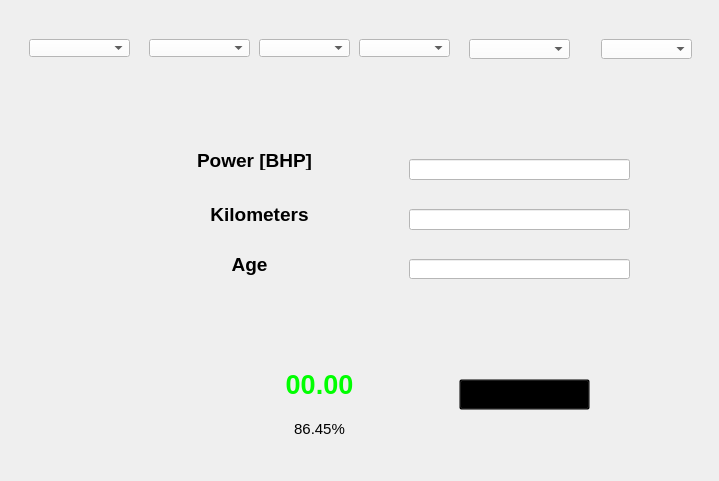
<?xml version="1.0" encoding="UTF-8"?>
<ui version="4.0">
 <class>MainWindow</class>
 <widget class="QMainWindow" name="MainWindow">
  <property name="geometry">
   <rect>
    <x>0</x>
    <y>0</y>
    <width>719</width>
    <height>481</height>
   </rect>
  </property>
  <property name="windowTitle">
   <string>Car Resale Evaluator</string>
  </property>
  <property name="windowIcon">
   <iconset resource="main.qrc">
    <normaloff>:/images/icon.png</normaloff>:/images/icon.png</iconset>
  </property>
  <property name="styleSheet">
   <string notr="true">background-image: url(:/images/background.png);
background-repeat: no-repeat;
background-position: center center;</string>
  </property>
  <widget class="QWidget" name="centralwidget">
   <layout class="QVBoxLayout" name="verticalLayout">
    <item>
     <widget class="QFrame" name="frame">
      <property name="styleSheet">
       <string notr="true">background: transparent;</string>
      </property>
      <property name="frameShape">
       <enum>QFrame::StyledPanel</enum>
      </property>
      <property name="frameShadow">
       <enum>QFrame::Raised</enum>
      </property>
      <widget class="QComboBox" name="model">
       <property name="geometry">
        <rect>
         <x>250</x>
         <y>30</y>
         <width>91</width>
         <height>18</height>
        </rect>
       </property>
       <property name="styleSheet">
        <string notr="true">background-color: rgb(255, 255, 255);</string>
       </property>
      </widget>
      <widget class="QComboBox" name="fuelType">
       <property name="geometry">
        <rect>
         <x>460</x>
         <y>30</y>
         <width>101</width>
         <height>20</height>
        </rect>
       </property>
       <property name="styleSheet">
        <string notr="true">background-color: rgb(255, 255, 255);</string>
       </property>
      </widget>
      <widget class="QComboBox" name="brand">
       <property name="geometry">
        <rect>
         <x>350</x>
         <y>30</y>
         <width>91</width>
         <height>18</height>
        </rect>
       </property>
       <property name="styleSheet">
        <string notr="true">background-color: rgb(255, 255, 255);</string>
       </property>
      </widget>
      <widget class="QComboBox" name="gearBox">
       <property name="geometry">
        <rect>
         <x>592</x>
         <y>30</y>
         <width>91</width>
         <height>20</height>
        </rect>
       </property>
       <property name="styleSheet">
        <string notr="true">background-color: rgb(255, 255, 255);</string>
       </property>
      </widget>
      <widget class="QComboBox" name="repairedDamage">
       <property name="geometry">
        <rect>
         <x>140</x>
         <y>30</y>
         <width>101</width>
         <height>18</height>
        </rect>
       </property>
       <property name="styleSheet">
        <string notr="true">background-color: rgb(255, 255, 255);</string>
       </property>
      </widget>
      <widget class="QComboBox" name="vehicleType">
       <property name="geometry">
        <rect>
         <x>20</x>
         <y>30</y>
         <width>101</width>
         <height>18</height>
        </rect>
       </property>
       <property name="styleSheet">
        <string notr="true">background-color: rgb(255, 255, 255);</string>
       </property>
       <property name="currentIndex">
        <number>-1</number>
       </property>
      </widget>
      <widget class="QLabel" name="label">
       <property name="geometry">
        <rect>
         <x>160</x>
         <y>140</y>
         <width>171</width>
         <height>21</height>
        </rect>
       </property>
       <property name="text">
        <string>&lt;html&gt;&lt;head/&gt;&lt;body&gt;&lt;p align=&quot;center&quot;&gt;&lt;span style=&quot; font-size:14pt; font-weight:600;&quot;&gt;Power [BHP]&lt;/span&gt;&lt;/p&gt;&lt;/body&gt;&lt;/html&gt;</string>
       </property>
      </widget>
      <widget class="QLabel" name="label_2">
       <property name="geometry">
        <rect>
         <x>160</x>
         <y>190</y>
         <width>181</width>
         <height>31</height>
        </rect>
       </property>
       <property name="text">
        <string>&lt;html&gt;&lt;head/&gt;&lt;body&gt;&lt;p align=&quot;center&quot;&gt;&lt;span style=&quot; font-size:14pt; font-weight:600;&quot;&gt;Kilometers&lt;/span&gt;&lt;/p&gt;&lt;/body&gt;&lt;/html&gt;</string>
       </property>
      </widget>
      <widget class="QLabel" name="label_3">
       <property name="geometry">
        <rect>
         <x>160</x>
         <y>240</y>
         <width>161</width>
         <height>31</height>
        </rect>
       </property>
       <property name="text">
        <string>&lt;html&gt;&lt;head/&gt;&lt;body&gt;&lt;p align=&quot;center&quot;&gt;&lt;span style=&quot; font-size:14pt; font-weight:600;&quot;&gt;Age&lt;/span&gt;&lt;/p&gt;&lt;/body&gt;&lt;/html&gt;</string>
       </property>
      </widget>
      <widget class="QLabel" name="price">
       <property name="geometry">
        <rect>
         <x>200</x>
         <y>340</y>
         <width>221</width>
         <height>71</height>
        </rect>
       </property>
       <property name="text">
        <string>&lt;html&gt;&lt;head/&gt;&lt;body&gt;&lt;p align=&quot;center&quot;&gt;&lt;span style=&quot; font-size:20pt; font-weight:600; color:#00ff00;&quot;&gt;00.00&lt;/span&gt;&lt;/p&gt;&lt;/body&gt;&lt;/html&gt;</string>
       </property>
      </widget>
      <widget class="QLabel" name="label_5">
       <property name="geometry">
        <rect>
         <x>270</x>
         <y>400</y>
         <width>81</width>
         <height>41</height>
        </rect>
       </property>
       <property name="text">
        <string>&lt;html&gt;&lt;head/&gt;&lt;body&gt;&lt;p align=&quot;center&quot;&gt;&lt;span style=&quot; font-size:11pt;&quot;&gt;86.45%&lt;/span&gt;&lt;/p&gt;&lt;/body&gt;&lt;/html&gt;</string>
       </property>
      </widget>
      <widget class="QLineEdit" name="power">
       <property name="geometry">
        <rect>
         <x>400</x>
         <y>150</y>
         <width>221</width>
         <height>21</height>
        </rect>
       </property>
       <property name="styleSheet">
        <string notr="true">background-color: rgb(255, 255, 255);</string>
       </property>
      </widget>
      <widget class="QLineEdit" name="distance">
       <property name="geometry">
        <rect>
         <x>400</x>
         <y>200</y>
         <width>221</width>
         <height>21</height>
        </rect>
       </property>
       <property name="styleSheet">
        <string notr="true">background-color: rgb(255, 255, 255);</string>
       </property>
      </widget>
      <widget class="QLineEdit" name="age">
       <property name="geometry">
        <rect>
         <x>400</x>
         <y>250</y>
         <width>221</width>
         <height>20</height>
        </rect>
       </property>
       <property name="styleSheet">
        <string notr="true">background-color: rgb(255, 255, 255);</string>
       </property>
      </widget>
      <widget class="QPushButton" name="evaluate">
       <property name="geometry">
        <rect>
         <x>450</x>
         <y>370</y>
         <width>131</width>
         <height>31</height>
        </rect>
       </property>
       <property name="font">
        <font>
         <family>Segoe Print</family>
         <pointsize>14</pointsize>
        </font>
       </property>
       <property name="cursor">
        <cursorShape>PointingHandCursor</cursorShape>
       </property>
       <property name="text">
        <string>EVALUATE</string>
       </property>
      </widget>
     </widget>
    </item>
   </layout>
  </widget>
 </widget>
 <resources>
  <include location="main.qrc"/>
 </resources>
 <connections/>
</ui>
